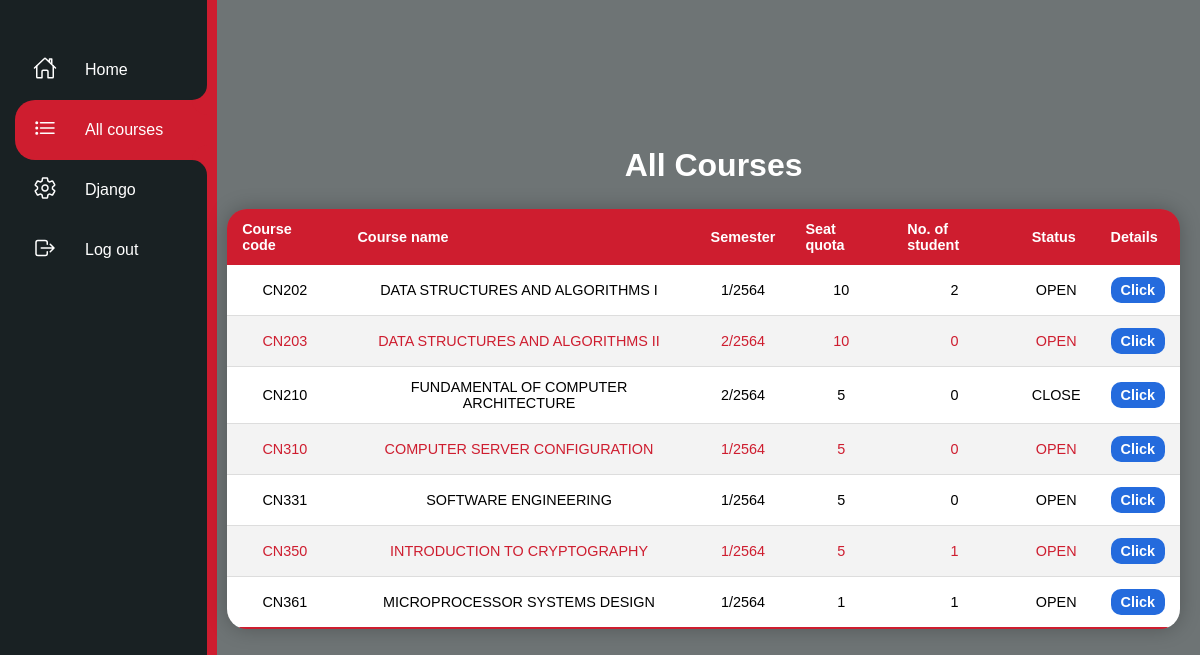
Before: /admincourses/ (signed in) with the older database file.
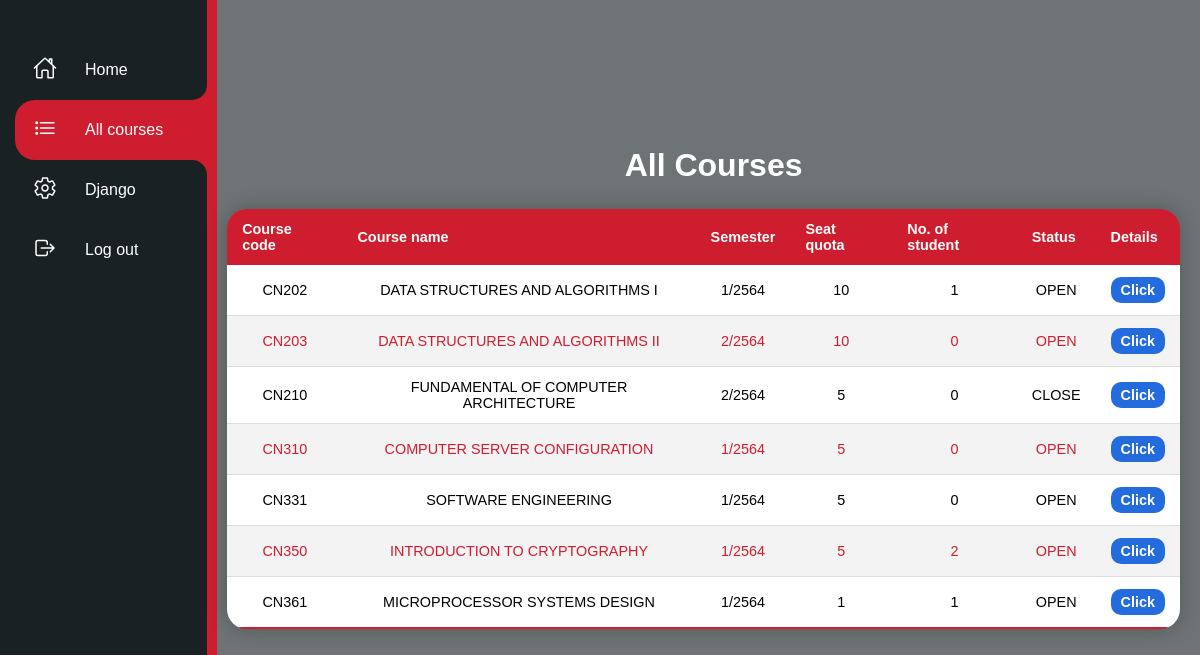
After: the same page with the newer database file.
### courses/models.py (models this page shows, shortened)
class Course(models.Model):
    c_code = models.CharField(max_length=5)
    c_name = models.CharField(max_length=150, null = True)
    semester = models.IntegerField()
    a_year = models.IntegerField()
    count_stu = models.IntegerField(default=0)
    max_stu = models.IntegerField()
    status = models.BooleanField(default=True)

### courses/decorators.py (the view)
	def wrapper_function(request, *args, **kwargs):
		group = None
		if request.user.groups.exists():
			group = request.user.groups.all()[0].name
		if group == 'student':
			return redirect('courses:index')
		if group == 'admin':
			return view_func(request, *args, **kwargs)

### courses/views.py (called while the page is built)
@login_required(login_url='courses:login')
@admin_only
def admincourses(request):
    context = {"courses": Course.objects.all()}
    return render(request, "courses/admincourses.html", context)

### courses/templates/courses/admincourses.html (shortened to what this page needs)
{% extends "courses/layout.html" %}
{% load static %}
{% block body %}
<div class="navigation">
        <ul>
            <li class="list">
                <a href="{% url 'courses:indexadmin' %}">
                    <span class="icon"><ion-icon name="home-outline"></ion-icon></span>
                    <span class="title">Home</span>
                </a>
            </li>
            <li class="list active">
                <a href="{% url 'courses:admincourses' %}">
                    <span class="icon"><ion-icon name="list-outline"></ion-icon></span>
                    <span class="title">All courses</span>
                </a>
            </li>
            <li class="list">
                <a href="{% url 'admin:index' %}">
                    <span class="icon"><ion-icon name="settings-outline"></ion-icon></span>
                    <span class="title">Django</span>
                </a>
            </li>
            <li class="list">
                <a href="{% url 'courses:logout' %}">
                    <span class="icon"><ion-icon name="log-out-outline"></ion-icon></span>
                    <span class="title">Log out</span>
                </a>
            </li>
        </ul>
    </div>
    <div class="containertable">
        <h1>All Courses</h1>
        <div class="table">
        <table class="content-table">
            <thead>
                <tr>
                    <th>Course code</th>
                    <th>Course name</th>
                    <th>Semester</th>
                    <th>Seat quota</th>
                    <th>No. of student</th>
                    <th>Status</th>
                    <th>Details</th>
                </tr>
            </thead>
            <tbody>
                {% for course in courses %}
                <tr>
                    <td>{{course.c_code}}</td>
                    <td>{{course.c_name}}</td>
                    <td>{{course.semester}}/{{course.a_year}}</td>
                    <td>{{course.max_stu}}</td>
                    <td>{{course.count_stu}}</td>
                    {% if course.status %}
                    <td>OPEN</td>
                    {% else %}
                    <td>CLOSE</td>
                    {% endif %}
                    <td><a href="{% url 'courses:acourse' course.id %}">Click</a></td>
                </tr>
               {% endfor %}
            </tbody>
        </table>
    </div>
    </div>
{% endblock %}

Changed rows visible on the page:
changed Course "CN202": count_stu "2" → "1"
changed Course "CN350": count_stu "1" → "2"
